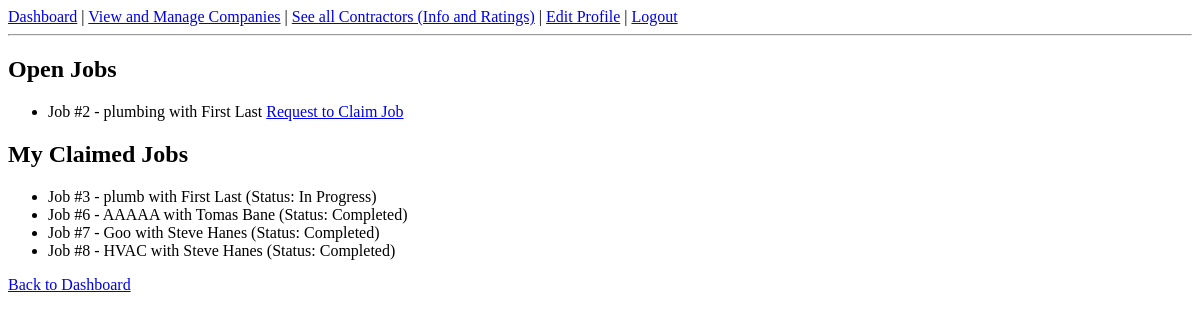
/dashboard/contractor/jobs (signed in), run on an earlier commit of the app's database.
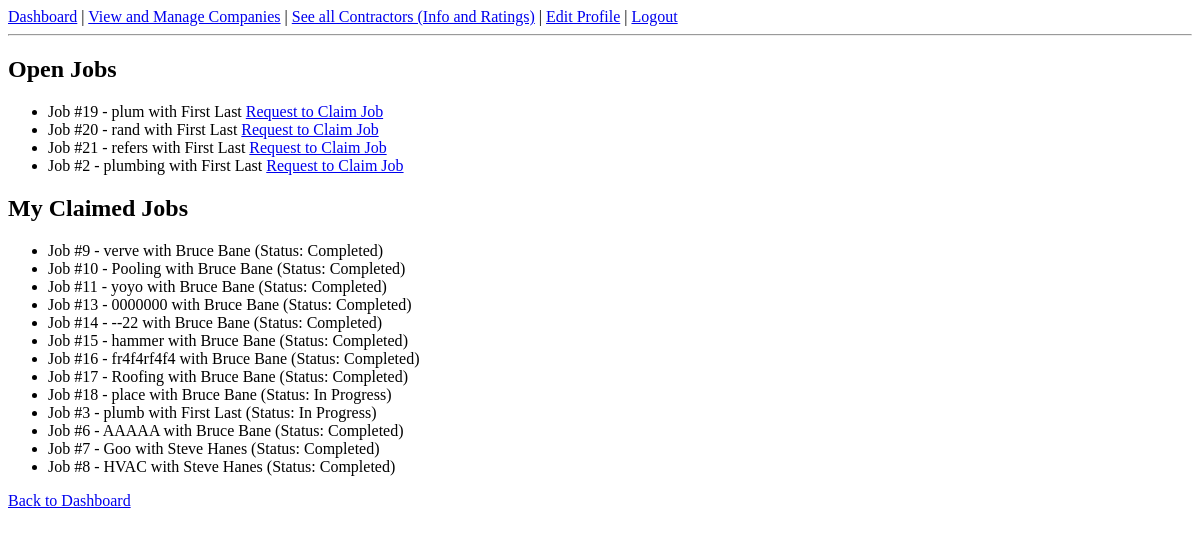
And on a later commit of the database.
### tables this page shows
CREATE TABLE Job_Request (
        jobID INTEGER PRIMARY KEY AUTOINCREMENT,
        clientID INTEGER NOT NULL,
        contractorID INTEGER,
        companyID INTEGER,
        service TEXT,
        status TEXT CHECK(status IN ('Pending', 'In Progress', 'Completed', 'Cancelled')) DEFAULT 'Pending',
        date_posted DATE NOT NULL,
        date_fulfilled DATE, client_approval TEXT CHECK(client_approval IN ('Pending','Approved','Denied')) DEFAULT 'Pending',
        FOREIGN KEY(clientID) REFERENCES Client(clientID),
        FOREIGN KEY(contractorID) REFERENCES Contractor(contractorID),
        FOREIGN KEY(companyID) REFERENCES Company(companyID)
    );

### app.py (the view)
@app.route("/dashboard/contractor/jobs")
def contractor_jobs():
    if session.get("role") != "contractor":
        return "Access denied", 403
    contractor_id = get_contractor_id(session["user_id"])
    conn = get_db()
    cur = conn.cursor()
    cur.execute("""
        SELECT jr.*, c.name AS companyName, cli.firstName || ' ' || cli.lastName AS clientName
        FROM Job_Request jr
        LEFT JOIN Company c ON jr.companyID = c.companyID
        LEFT JOIN Client cli ON jr.clientID = cli.clientID
        WHERE jr.contractorID IS NULL
        ORDER BY jr.date_posted DESC
    """)
    open_jobs = cur.fetchall()
    cur.execute("""
        SELECT jr.*, c.name AS companyName, cli.firstName || ' ' || cli.lastName AS clientName
        FROM Job_Request jr
        LEFT JOIN Company c ON jr.companyID = c.companyID
        LEFT JOIN Client cli ON jr.clientID = cli.clientID
        WHERE jr.contractorID=?
        ORDER BY jr.date_posted DESC
    """, (contractor_id,))
    my_jobs = cur.fetchall()
    conn.close()
    return render_template("contractor_jobs.html", open_jobs=open_jobs, my_jobs=my_jobs)

### app.py (called while the page is built)
def get_db():
    conn = sqlite3.connect(DB_FILE)
    conn.row_factory = sqlite3.Row
    return conn

def get_contractor_id(user_id):
    conn = get_db()
    cur = conn.cursor()
    cur.execute("SELECT contractorID FROM Contractor WHERE userID=?", (user_id,))
    row = cur.fetchone()
    conn.close()
    return row["contractorID"] if row else None

### templates/contractor_jobs.html (shortened to what this page needs)
{% extends "base.html" %}
{% block content %}
<h2>Open Jobs</h2>
<ul>
  {% for job in open_jobs %}
    <li>
      Job #{{ job.jobID }} - {{ job.service }} with {{ job.clientName }}
      <a href="/request_claim/{{ job.jobID }}">Request to Claim Job</a>
    </li>
  {% else %}
    <li>No open jobs available</li>
  {% endfor %}
</ul>
<h2>My Claimed Jobs</h2>
<ul>
  {% for job in my_jobs %}
    <li>
      Job #{{ job.jobID }} - {{ job.service }} with {{ job.clientName }} (Status: {{ job.status }})
    </li>
  {% else %}
    <li>You haven't claimed any jobs yet</li>
  {% endfor %}
</ul>
<p><a href="{{ url_for('contractor_dashboard') }}">Back to Dashboard</a></p>
{% endblock %}

What changed in the data, as far as the page shows it:
added Job_Request: jobID "19", service "plum", clientName "First Last", shown under "Open Jobs"
added Job_Request: jobID "20", service "rand", clientName "First Last", shown under "Open Jobs"
added Job_Request: jobID "21", service "refers", clientName "First Last", shown under "Open Jobs"
added Job_Request: jobID "9", service "verve", clientName "Bruce Bane", status "Completed", shown under "My Claimed Jobs"
added Job_Request: jobID "10", service "Pooling", clientName "Bruce Bane", status "Completed", shown under "My Claimed Jobs"
added Job_Request: jobID "11", service "yoyo", clientName "Bruce Bane", status "Completed", shown under "My Claimed Jobs"
added Job_Request: jobID "13", service "0000000", clientName "Bruce Bane", status "Completed", shown under "My Claimed Jobs"
added Job_Request: jobID "14", service "--22", clientName "Bruce Bane", status "Completed", shown under "My Claimed Jobs"
added Job_Request: jobID "15", service "hammer", clientName "Bruce Bane", status "Completed", shown under "My Claimed Jobs"
added Job_Request: jobID "16", service "fr4f4rf4f4", clientName "Bruce Bane", status "Completed", shown under "My Claimed Jobs"
added Job_Request: jobID "17", service "Roofing", clientName "Bruce Bane", status "Completed", shown under "My Claimed Jobs"
added Job_Request: jobID "18", service "place", clientName "Bruce Bane", status "In Progress", shown under "My Claimed Jobs"
computed for Job_Request "AAAAA": clientName "Tomas Bane" → "Bruce Bane"
